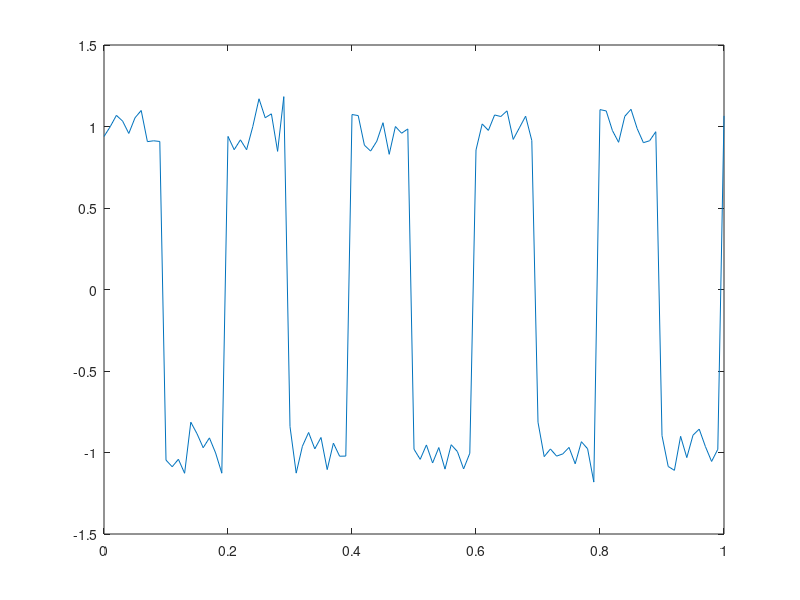

This figure's MATLAB source:
%% Signal Processing Onramp: verified signal-generation tasks
% Course: signalprocessing
% Portal: https://matlabacademy.mathworks.com/v1/portal.html?course=signalprocessing#chapter=1v1&lesson=2&section=1
% Tasks 1-5 each received "Correct!" in the hosted Academy runtime.
% The ungraded follow-up also finished and created one output.
% See ../../ACADEMY_PROGRESS.md for the current course-wide status.

%% Task 1: construct the sampling grid
% A 100 Hz sample rate gives a 0.01 second interval. The colon expression
% includes both endpoints, so this one-second grid contains 101 samples.
fs=100;
t=0:1/fs:1;

%% Task 2: generate and display the periodic component
% Multiplying cycles per second by time and 2*pi gives phase in radians.
sig=sin(2*pi*5*t);
plot(t,sig);

%% Task 3: create a noise vector with matching dimensions
% randn draws fresh normal samples; scaling controls their standard deviation.
% The saved submission intentionally has no random seed, as in the task.
noise=0.1*randn(size(sig));

%% Task 4: inspect the noisy sinusoid
% The two vectors share the same time grid and dimensions.
sigNoisy = sig + noise;
plot(t,sigNoisy);

%% Task 5: replace the sinusoid with a square wave
% The phase expression keeps the same five cycles per second.
sq = square(2*pi*5*t);
plot(t,sq);

%% Ungraded follow-up: add the same noise to the square wave
% The Academy runtime confirmed this section finished with one output.
% It is an ungraded section, so it does not count as another graded pass.
sqNoisy = sq + noise;
plot(t,sqNoisy);
